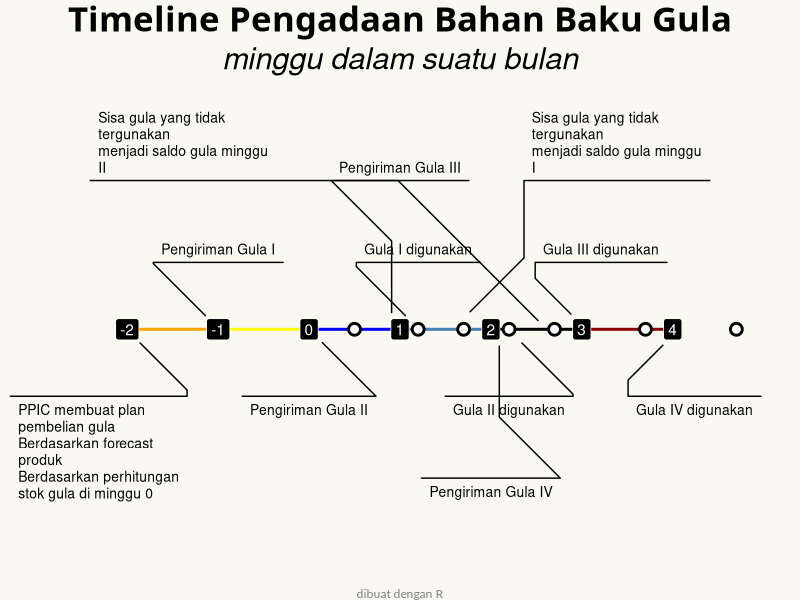

The R script that drew this image:
library(dplyr)
library(ggforce)
library(reshape2)

rm(list=ls())

jadwal = readxl::read_excel("ppic.xlsx")

jadwal %>% 
  ggplot(aes(x = minggu, label = label, fill = minggu)) +
  
  annotate("segment", x = -2, xend = -1, y = 0, yend = 0, size = 1, color = "orange")+
  annotate("segment", x = -1, xend = 0, y = 0, yend = 0, size = 1, color = "yellow")+
  annotate("segment", x = 0, xend = 1, y = 0, yend = 0, size = 1, color = "blue")+
  annotate("segment", x = 1, xend = 2, y = 0, yend = 0, size = 1, color = "steelblue") +
  annotate("segment", x = 2, xend = 3, y = 0, yend = 0, size = 1, color = "black") +
  annotate("segment", x = 3, xend = 4, y = 0, yend = 0, size = 1, color = "darkred") +
  
  geom_point(aes(y = 0), size = 3, shape = 21, stroke = 1.5, fill = "white") +
  
  geom_label(aes(y = 0, label = label_minggu),
             fill = "black",
             color = "white") +
  
  geom_mark_circle(aes(y = 0, label = NA, description = label, fill = event), 
                   con.cap = -1, fill = NA, color = NA, label.fontsize = 10, label.hjust = 0,
                   label.fill = NA,
                   con.size = 0.5, con.border = "one",
                   con.type = "elbow") +

  labs(title = "Timeline Pengadaan Bahan Baku Gula",
       subtitle = "minggu dalam suatu bulan",
       caption = "dibuat dengan R")+
  
  theme_void() +
  
  theme(legend.position = "none",
        plot.background = element_rect(fill = "#F9F8F1", color = NA),
        plot.title = element_text(hjust = 0.5, face = "bold", size = 25, family = "Patua"),
        plot.subtitle = element_text(hjust = 0.5, face = "italic", size = 22),
        plot.caption = element_text(hjust = 0.5, color = "grey50", family = "Lato")) +
  xlim(-3,5)+ ylim(-30,30)

ggsave("gula.png", width = 15, height = 7)
